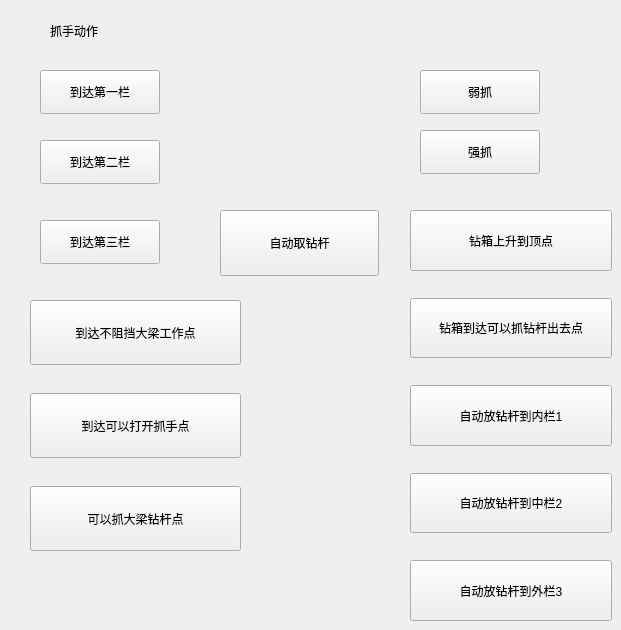
        <widget class="QWidget" name="page_14">
         <widget class="QPushButton" name="pushButton_247">
          <property name="geometry">
           <rect>
            <x>40</x>
            <y>70</y>
            <width>120</width>
            <height>44</height>
           </rect>
          </property>
          <property name="sizePolicy">
           <sizepolicy hsizetype="Minimum" vsizetype="Expanding">
            <horstretch>0</horstretch>
            <verstretch>0</verstretch>
           </sizepolicy>
          </property>
          <property name="text">
           <string>到达第一栏</string>
          </property>
          <property name="checkable">
           <bool>true</bool>
          </property>
          <property name="autoExclusive">
           <bool>true</bool>
          </property>
         </widget>
         <widget class="QLabel" name="label_491">
          <property name="geometry">
           <rect>
            <x>50</x>
            <y>10</y>
            <width>99</width>
            <height>41</height>
           </rect>
          </property>
          <property name="sizePolicy">
           <sizepolicy hsizetype="Expanding" vsizetype="Expanding">
            <horstretch>0</horstretch>
            <verstretch>0</verstretch>
           </sizepolicy>
          </property>
          <property name="text">
           <string>抓手动作</string>
          </property>
         </widget>
         <widget class="QPushButton" name="pushButton_248">
          <property name="geometry">
           <rect>
            <x>40</x>
            <y>140</y>
            <width>120</width>
            <height>44</height>
           </rect>
          </property>
          <property name="sizePolicy">
           <sizepolicy hsizetype="Minimum" vsizetype="Expanding">
            <horstretch>0</horstretch>
            <verstretch>0</verstretch>
           </sizepolicy>
          </property>
          <property name="text">
           <string>到达第二栏</string>
          </property>
          <property name="checkable">
           <bool>true</bool>
          </property>
          <property name="autoExclusive">
           <bool>true</bool>
          </property>
         </widget>
         <widget class="QPushButton" name="pushButton_249">
          <property name="geometry">
           <rect>
            <x>40</x>
            <y>220</y>
            <width>120</width>
            <height>44</height>
           </rect>
          </property>
          <property name="sizePolicy">
           <sizepolicy hsizetype="Minimum" vsizetype="Expanding">
            <horstretch>0</horstretch>
            <verstretch>0</verstretch>
           </sizepolicy>
          </property>
          <property name="text">
           <string>到达第三栏</string>
          </property>
          <property name="checkable">
           <bool>true</bool>
          </property>
          <property name="autoExclusive">
           <bool>true</bool>
          </property>
         </widget>
         <widget class="QPushButton" name="pushButton_253">
          <property name="geometry">
           <rect>
            <x>420</x>
            <y>70</y>
            <width>120</width>
            <height>44</height>
           </rect>
          </property>
          <property name="sizePolicy">
           <sizepolicy hsizetype="Minimum" vsizetype="Expanding">
            <horstretch>0</horstretch>
            <verstretch>0</verstretch>
           </sizepolicy>
          </property>
          <property name="text">
           <string>弱抓</string>
          </property>
          <property name="checkable">
           <bool>true</bool>
          </property>
          <property name="autoExclusive">
           <bool>true</bool>
          </property>
         </widget>
         <widget class="QPushButton" name="pushButton_254">
          <property name="geometry">
           <rect>
            <x>420</x>
            <y>130</y>
            <width>120</width>
            <height>44</height>
           </rect>
          </property>
          <property name="sizePolicy">
           <sizepolicy hsizetype="Minimum" vsizetype="Expanding">
            <horstretch>0</horstretch>
            <verstretch>0</verstretch>
           </sizepolicy>
          </property>
          <property name="text">
           <string>强抓</string>
          </property>
          <property name="checkable">
           <bool>true</bool>
          </property>
          <property name="autoExclusive">
           <bool>true</bool>
          </property>
         </widget>
         <widget class="QPushButton" name="pushButton_260">
          <property name="geometry">
           <rect>
            <x>220</x>
            <y>210</y>
            <width>159</width>
            <height>66</height>
           </rect>
          </property>
          <property name="sizePolicy">
           <sizepolicy hsizetype="Minimum" vsizetype="Expanding">
            <horstretch>0</horstretch>
            <verstretch>0</verstretch>
           </sizepolicy>
          </property>
          <property name="text">
           <string>自动取钻杆</string>
          </property>
          <property name="checkable">
           <bool>true</bool>
          </property>
          <property name="autoExclusive">
           <bool>true</bool>
          </property>
         </widget>
         <widget class="QWidget" name="layoutWidget">
          <property name="geometry">
           <rect>
            <x>30</x>
            <y>300</y>
            <width>211</width>
            <height>251</height>
           </rect>
          </property>
          <layout class="QVBoxLayout" name="verticalLayout_7">
           <property name="spacing">
            <number>28</number>
           </property>
           <item>
            <widget class="QPushButton" name="pushButton_250">
             <property name="sizePolicy">
              <sizepolicy hsizetype="Minimum" vsizetype="Expanding">
               <horstretch>0</horstretch>
               <verstretch>0</verstretch>
              </sizepolicy>
             </property>
             <property name="text">
              <string>到达不阻挡大梁工作点</string>
             </property>
             <property name="checkable">
              <bool>true</bool>
             </property>
             <property name="autoExclusive">
              <bool>true</bool>
             </property>
            </widget>
           </item>
           <item>
            <widget class="QPushButton" name="pushButton_251">
             <property name="sizePolicy">
              <sizepolicy hsizetype="Minimum" vsizetype="Expanding">
               <horstretch>0</horstretch>
               <verstretch>0</verstretch>
              </sizepolicy>
             </property>
             <property name="text">
              <string>到达可以打开抓手点</string>
             </property>
             <property name="checkable">
              <bool>true</bool>
             </property>
             <property name="autoExclusive">
              <bool>true</bool>
             </property>
            </widget>
           </item>
           <item>
            <widget class="QPushButton" name="pushButton_252">
             <property name="sizePolicy">
              <sizepolicy hsizetype="Minimum" vsizetype="Expanding">
               <horstretch>0</horstretch>
               <verstretch>0</verstretch>
              </sizepolicy>
             </property>
             <property name="text">
              <string>可以抓大梁钻杆点</string>
             </property>
             <property name="checkable">
              <bool>true</bool>
             </property>
             <property name="autoExclusive">
              <bool>true</bool>
             </property>
            </widget>
           </item>
          </layout>
         </widget>
         <widget class="QWidget" name="layoutWidget">
          <property name="geometry">
           <rect>
            <x>410</x>
            <y>210</y>
            <width>202</width>
            <height>411</height>
           </rect>
          </property>
          <layout class="QVBoxLayout" name="verticalLayout_8">
           <property name="spacing">
            <number>27</number>
           </property>
           <item>
            <widget class="QPushButton" name="pushButton_255">
             <property name="sizePolicy">
              <sizepolicy hsizetype="Minimum" vsizetype="Expanding">
               <horstretch>0</horstretch>
               <verstretch>0</verstretch>
              </sizepolicy>
             </property>
             <property name="text">
              <string>钻箱上升到顶点</string>
             </property>
             <property name="checkable">
              <bool>true</bool>
             </property>
             <property name="autoExclusive">
              <bool>true</bool>
             </property>
            </widget>
           </item>
           <item>
            <widget class="QPushButton" name="pushButton_256">
             <property name="sizePolicy">
              <sizepolicy hsizetype="Minimum" vsizetype="Expanding">
               <horstretch>0</horstretch>
               <verstretch>0</verstretch>
              </sizepolicy>
             </property>
             <property name="text">
              <string>钻箱到达可以抓钻杆出去点</string>
             </property>
             <property name="checkable">
              <bool>true</bool>
             </property>
             <property name="autoExclusive">
              <bool>true</bool>
             </property>
            </widget>
           </item>
           <item>
            <widget class="QPushButton" name="pushButton_257">
             <property name="sizePolicy">
              <sizepolicy hsizetype="Minimum" vsizetype="Expanding">
               <horstretch>0</horstretch>
               <verstretch>0</verstretch>
              </sizepolicy>
             </property>
             <property name="text">
              <string>自动放钻杆到内栏1</string>
             </property>
             <property name="checkable">
              <bool>true</bool>
             </property>
             <property name="autoExclusive">
              <bool>true</bool>
             </property>
            </widget>
           </item>
           <item>
            <widget class="QPushButton" name="pushButton_258">
             <property name="sizePolicy">
              <sizepolicy hsizetype="Minimum" vsizetype="Expanding">
               <horstretch>0</horstretch>
               <verstretch>0</verstretch>
              </sizepolicy>
             </property>
             <property name="text">
              <string>自动放钻杆到中栏2</string>
             </property>
             <property name="checkable">
              <bool>true</bool>
             </property>
             <property name="autoExclusive">
              <bool>true</bool>
             </property>
            </widget>
           </item>
           <item>
            <widget class="QPushButton" name="pushButton_259">
             <property name="sizePolicy">
              <sizepolicy hsizetype="Minimum" vsizetype="Expanding">
               <horstretch>0</horstretch>
               <verstretch>0</verstretch>
              </sizepolicy>
             </property>
             <property name="text">
              <string>自动放钻杆到外栏3</string>
             </property>
             <property name="checkable">
              <bool>true</bool>
             </property>
             <property name="autoExclusive">
              <bool>true</bool>
             </property>
            </widget>
           </item>
          </layout>
         </widget>
        </widget>
